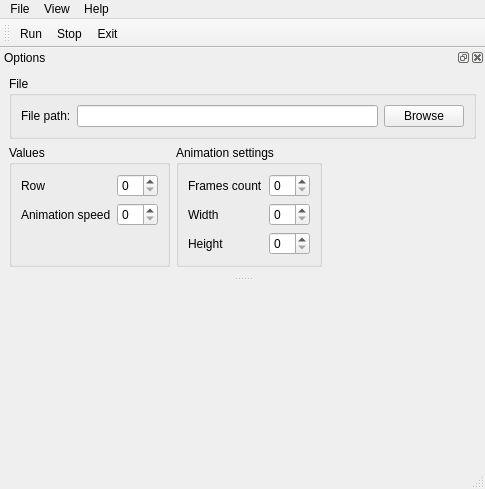
<?xml version="1.0" encoding="UTF-8"?>
<ui version="4.0">
 <class>MainWindow</class>
 <widget class="QMainWindow" name="MainWindow">
  <property name="geometry">
   <rect>
    <x>0</x>
    <y>0</y>
    <width>485</width>
    <height>489</height>
   </rect>
  </property>
  <property name="windowTitle">
   <string>Animation View</string>
  </property>
  <property name="windowIcon">
   <iconset resource="res.qrc">
    <normaloff>:/icons/icon.png</normaloff>:/icons/icon.png</iconset>
  </property>
  <widget class="QWidget" name="centralwidget">
   <layout class="QVBoxLayout" name="verticalLayout_2">
    <item>
     <widget class="AnimationWidget" name="widget" native="true"/>
    </item>
   </layout>
  </widget>
  <widget class="QMenuBar" name="menubar">
   <property name="geometry">
    <rect>
     <x>0</x>
     <y>0</y>
     <width>485</width>
     <height>21</height>
    </rect>
   </property>
   <property name="nativeMenuBar">
    <bool>false</bool>
   </property>
   <widget class="QMenu" name="menuFile">
    <property name="title">
     <string>File</string>
    </property>
    <addaction name="actionRun"/>
    <addaction name="actionStop"/>
    <addaction name="separator"/>
    <addaction name="actionExit"/>
   </widget>
   <widget class="QMenu" name="menuHelp">
    <property name="title">
     <string>Help</string>
    </property>
    <addaction name="actionAbout"/>
   </widget>
   <widget class="QMenu" name="menuView">
    <property name="title">
     <string>View</string>
    </property>
    <addaction name="actionChange_color"/>
    <addaction name="separator"/>
   </widget>
   <addaction name="menuFile"/>
   <addaction name="menuView"/>
   <addaction name="menuHelp"/>
  </widget>
  <widget class="QStatusBar" name="statusbar"/>
  <widget class="QToolBar" name="toolBar">
   <property name="windowTitle">
    <string>toolBar</string>
   </property>
   <attribute name="toolBarArea">
    <enum>TopToolBarArea</enum>
   </attribute>
   <attribute name="toolBarBreak">
    <bool>false</bool>
   </attribute>
   <addaction name="actionRun"/>
   <addaction name="actionStop"/>
   <addaction name="actionExit"/>
  </widget>
  <widget class="QDockWidget" name="dockWidget">
   <property name="windowTitle">
    <string>Options</string>
   </property>
   <attribute name="dockWidgetArea">
    <number>4</number>
   </attribute>
   <widget class="QWidget" name="dockWidgetContents">
    <layout class="QVBoxLayout" name="verticalLayout">
     <item>
      <widget class="QGroupBox" name="gbx_file">
       <property name="title">
        <string>File</string>
       </property>
       <layout class="QHBoxLayout" name="horizontalLayout_2">
        <item>
         <widget class="QLabel" name="label">
          <property name="text">
           <string>File path:</string>
          </property>
         </widget>
        </item>
        <item>
         <widget class="QLineEdit" name="edit_file"/>
        </item>
        <item>
         <widget class="QPushButton" name="button_browse">
          <property name="text">
           <string>Browse</string>
          </property>
         </widget>
        </item>
       </layout>
      </widget>
     </item>
     <item>
      <layout class="QHBoxLayout" name="horizontalLayout">
       <item>
        <widget class="QGroupBox" name="gbx_values">
         <property name="title">
          <string>Values</string>
         </property>
         <layout class="QFormLayout" name="formLayout">
          <item row="0" column="0">
           <widget class="QLabel" name="lbl_row">
            <property name="text">
             <string>Row</string>
            </property>
           </widget>
          </item>
          <item row="0" column="1">
           <widget class="QSpinBox" name="sbx_row"/>
          </item>
          <item row="1" column="0">
           <widget class="QLabel" name="lbl_animationSpeed">
            <property name="text">
             <string>Animation speed</string>
            </property>
           </widget>
          </item>
          <item row="1" column="1">
           <widget class="QSpinBox" name="sbx_animationSpeed"/>
          </item>
         </layout>
        </widget>
       </item>
       <item>
        <widget class="QGroupBox" name="gbx_settings">
         <property name="title">
          <string>Animation settings</string>
         </property>
         <layout class="QFormLayout" name="formLayout_2">
          <item row="0" column="0">
           <widget class="QLabel" name="lbl_frameCount">
            <property name="text">
             <string>Frames count</string>
            </property>
           </widget>
          </item>
          <item row="0" column="1">
           <widget class="QSpinBox" name="sbx_framesCount"/>
          </item>
          <item row="1" column="0">
           <widget class="QLabel" name="lbl_width">
            <property name="text">
             <string>Width</string>
            </property>
           </widget>
          </item>
          <item row="2" column="0">
           <widget class="QLabel" name="lbl_height">
            <property name="text">
             <string>Height</string>
            </property>
           </widget>
          </item>
          <item row="1" column="1">
           <widget class="QSpinBox" name="sbx_width"/>
          </item>
          <item row="2" column="1">
           <widget class="QSpinBox" name="sbx_height"/>
          </item>
         </layout>
        </widget>
       </item>
       <item>
        <spacer name="horizontalSpacer">
         <property name="orientation">
          <enum>Qt::Horizontal</enum>
         </property>
         <property name="sizeHint" stdset="0">
          <size>
           <width>40</width>
           <height>20</height>
          </size>
         </property>
        </spacer>
       </item>
      </layout>
     </item>
    </layout>
   </widget>
  </widget>
  <action name="actionRun">
   <property name="icon">
    <iconset resource="res.qrc">
     <normaloff>:/icons/run.png</normaloff>:/icons/run.png</iconset>
   </property>
   <property name="text">
    <string>Run</string>
   </property>
  </action>
  <action name="actionStop">
   <property name="icon">
    <iconset resource="res.qrc">
     <normaloff>:/icons/stop.png</normaloff>:/icons/stop.png</iconset>
   </property>
   <property name="text">
    <string>Stop</string>
   </property>
  </action>
  <action name="actionExit">
   <property name="icon">
    <iconset resource="res.qrc">
     <normaloff>:/icons/exit.png</normaloff>:/icons/exit.png</iconset>
   </property>
   <property name="text">
    <string>Exit</string>
   </property>
  </action>
  <action name="actionAbout">
   <property name="text">
    <string>About</string>
   </property>
  </action>
  <action name="actionChange_color">
   <property name="text">
    <string>Change color</string>
   </property>
  </action>
 </widget>
 <customwidgets>
  <customwidget>
   <class>AnimationWidget</class>
   <extends>QWidget</extends>
   <header>animationwidget.h</header>
   <container>1</container>
  </customwidget>
 </customwidgets>
 <resources>
  <include location="res.qrc"/>
 </resources>
 <connections/>
</ui>
